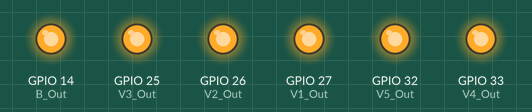
Simulated run of this program. Board: ESP32 board running MicroPython. On the bench: output pins drawn as LEDs (lit = HIGH). At 0.0 s the program stops and its outputs stay as they are.

Above: at 0.1 s.
Timing chart, 0 to 1.5 s (numbered marks = the images above):
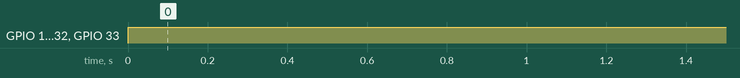

The program:

signals.py
```python
# https://docs.micropython.org/en/v1.19.1/esp32/quickref.html#pins-and-gpio
from machine import Pin
pin = {
    # "P00": Pin(0, Pin.OUT),
    # "P01" Pins 1 and 3 are REPL UART TX and RX respectively
    # "P02": Pin(2, Pin.OUT),
    # "P03" Pins 1 and 3 are REPL UART TX and RX respectively
    # "P04": Pin(4, Pin.OUT),
    # "KS_In": Pin(5, Pin.IN, Pin.PULL_UP),
    # "P06" Pins 6, 7, 8, 11, 16, and 17 are used for connecting
    # "P07" the embedded flash, and are not recommended for other uses
    # "P08"
    # "P09": Pin(),  # UART1
    # "P10": Pin(),  # UART1
    # "P11"
    # "": Pin(12, Pin.IN, Pin.PULL_UP),
    # "": Pin(13, Pin.IN, Pin.PULL_UP),
    "B_Out": Pin(14, Pin.OUT, value=1),
    # "P15": Pin(15),
    # "P16"
    # "P17"
    # "V5_In": Pin(18, Pin.IN, Pin.PULL_UP),
    # "V4_In": Pin(19, Pin.IN, Pin.PULL_UP),
    # "V3_In": Pin(21, Pin.IN, Pin.PULL_UP),
    # "V2_In": Pin(22, Pin.IN, Pin.PULL_UP),
    # "V1_In": Pin(23, Pin.IN, Pin.PULL_UP),
    "V3_Out": Pin(25, Pin.OUT, value=1),
    "V2_Out": Pin(26, Pin.OUT, value=1),
    "V1_Out": Pin(27, Pin.OUT, value=1),
    # ADC1 : 32-39
    "V5_Out": Pin(32, Pin.OUT, value=1),
    "V4_Out": Pin(33, Pin.OUT, value=1),
    # Pins 34-39 are input only, and also do not have internal pull-up resistors
    # "P34": Pin(),
    # "P35": Pin(),
    # "P36": Pin(),
    # "P37": Pin(),
    # "P38": Pin(),
    # "P39": Pin(),
}
```

Measured:
- by itself, GPIO 14 (B_Out), GPIO 25 (V3_Out), GPIO 26 (V2_Out), GPIO 27 (V1_Out), GPIO 32 (V5_Out), GPIO 33 (V4_Out): LOW → HIGH at 0.00 s
